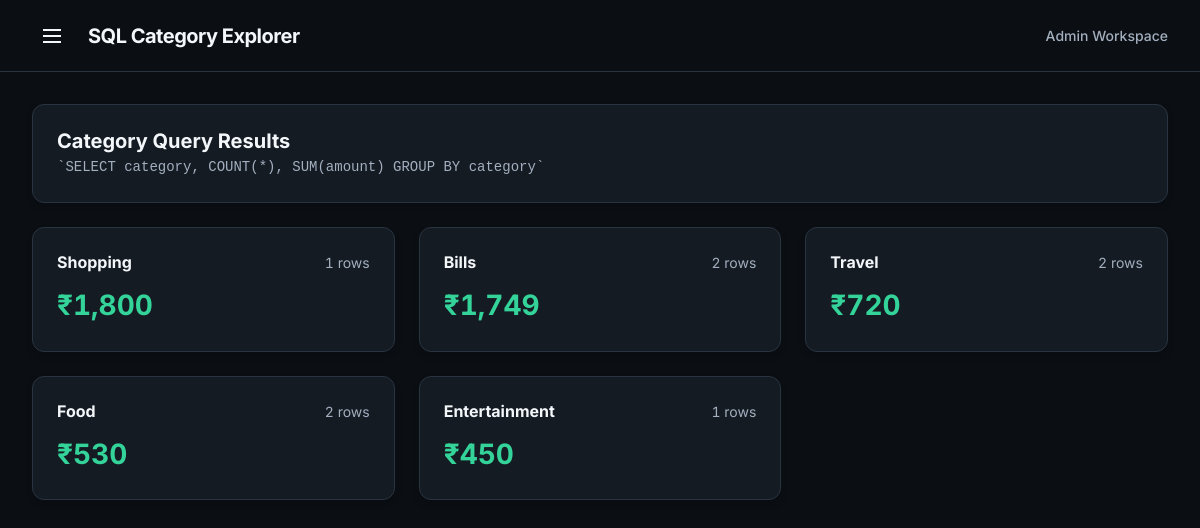
The page /categories on the database its author committed.
### tables this page shows
CREATE TABLE expenses (
    id INTEGER PRIMARY KEY AUTOINCREMENT,
    title TEXT NOT NULL,
    category TEXT NOT NULL,
    payment_mode TEXT NOT NULL,
    amount INTEGER NOT NULL,
    spend_date TEXT NOT NULL
);

### app.py (the view)
@app.route('/categories')
def categories():
    conn = get_db_connection()
    category_summary = conn.execute('''
        SELECT category, COUNT(*) AS count, SUM(amount) AS total_spent
        FROM expenses
        GROUP BY category
        ORDER BY total_spent DESC, category
    ''').fetchall()
    conn.close()
    return render_template('categories.html', category_summary=category_summary)

### app.py (called while the page is built)
def get_db_connection():
    conn = sqlite3.connect(DATABASE_PATH)
    conn.row_factory = sqlite3.Row
    conn.execute('''
        CREATE TABLE IF NOT EXISTS expenses (
            id INTEGER PRIMARY KEY AUTOINCREMENT,
            title TEXT NOT NULL,
            category TEXT NOT NULL,
            payment_mode TEXT NOT NULL,
            amount INTEGER NOT NULL,
            spend_date TEXT NOT NULL
        )
    ''')
    return conn

@app.context_processor
def inject_trash_count():
    return {'trash_count': len(session.get('deleted_items', []))}

### templates/categories.html (shortened to what this page needs)
{% extends "base.html" %}
{% block header_title %}SQL Category Explorer{% endblock %}
{% block content %}
<div class="content-container">
    <div class="surface-card p-4 mb-4">
        <h2 class="h5 fw-bold mb-1">Category Query Results</h2>
        <p class="text-secondary small mb-0 font-monospace">`SELECT category, COUNT(*), SUM(amount) GROUP BY category`</p>
    </div>
    <div class="row g-4">
        {% for cat in category_summary %}
        <div class="col-md-4">
            <div class="surface-card p-4 h-100 d-flex flex-column justify-content-between">
                <div>
                    <div class="d-flex justify-content-between align-items-center mb-3">
                        <h3 class="h6 fw-bold text-light mb-0">{{ cat['category'] }}</h3>
                        <span class="text-secondary small tabular-nums">{{ cat['count'] }} rows</span>
                    </div>
                    <div class="h3 fw-bold text-success tabular-nums mb-1">₹{{ "{:,.0f}".format(cat['total_spent']) }}</div>
                </div>
            </div>
        </div>
        {% else %}
        <div class="col-12">
            <div class="surface-card text-center py-5 text-secondary">
                No category data recorded yet.
            </div>
        </div>
        {% endfor %}
    </div>
</div>
{% endblock %}

### templates/base.html (style rules this page uses)
:root { --bg-main: #0B0F14; --bg-surface: #141B23; --bg-elevated: #1B2430; --border-subtle: #293440; --accent-emerald: #34D399; --accent-emerald-dim: rgba(52, 211, 153, 0.12); --accent-blue: #60A5FA; --accent-blue-dim: rgba(96, 165, 250, 0.12); --danger-red: #F87171; --danger-dim: rgba(248, 113, 113, 0.12); --text-primary: #F4F7FA; --text-secondary: #A3AFBF; --sidebar-width: 280px; --header-height: 72px; }
body { font-family: 'Inter', sans-serif; background-color: var(--bg-main) !important; color: var(--text-primary); min-height: 100vh; margin: 0; overflow-x: hidden; -webkit-font-smoothing: antialiased; }
.tabular-nums { font-variant-numeric: tabular-nums; }
.text-light { color: var(--text-primary) !important; }
.text-secondary { color: var(--text-secondary) !important; }
.text-success { color: var(--accent-emerald) !important; }
.content-container { padding: 2rem; max-width: 1400px; width: 100%; margin: 0 auto; flex: 1; }
.surface-card { background-color: var(--bg-surface); border: 1px solid var(--border-subtle); border-radius: 12px; box-shadow: 0 4px 6px rgba(0, 0, 0, 0.2); }

### rows shown on the page
expenses: category "Shopping", count "1", total_spent "1,800"
expenses: category "Entertainment", count "1", total_spent "450"

### other values the page prints
{{ cat['category'] }} "Bills" "Travel" "Food"
{{ cat['count'] }} "2" "2" "2"
{{ "{:,.0f}".format(cat['total_spent']) }} "1,749" "720" "530"
